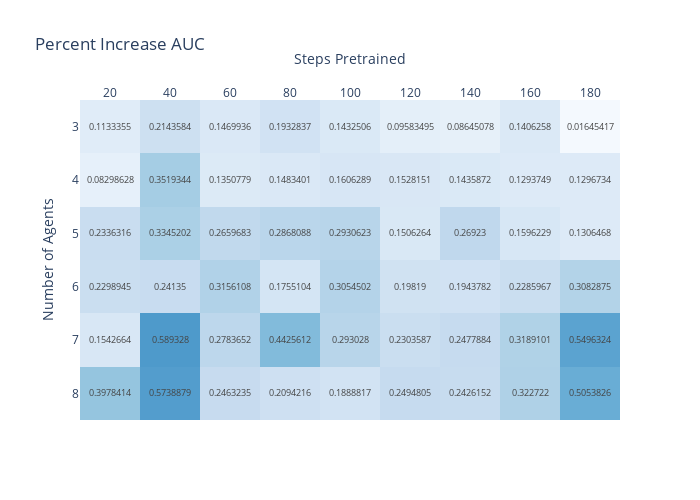

The notebook cell this image was saved under:
### Code cell
import plotly.express as px

df = pd.DataFrame(data)
piv = df.pivot(index="Number of Agents", columns="Steps Pretrained")

fig = px.imshow(piv.values,#/piv.values.max(), 
                text_auto=True, title="Percent Increase AUC",
                labels=dict(x="Steps Pretrained", y="Number of Agents"),
                color_continuous_scale='Blues', range_color=(0,1),#'PuBu','RdBu'
                x=[f"{s}" for _,s in piv.columns.values],
                y=piv.index.values
                )
fig.update_coloraxes(showscale=False) 
fig.update_xaxes(side="top")
fig.update_layout(width=700, height=500,)
fig.show()

### Figure 1 — Plotly figure (JSON) as saved in the notebook; plotly's stock layout.template omitted (floating-point values rounded to 4 significant figures)
{"data": [{"coloraxis": "coloraxis", "hovertemplate": "Steps Pretrained: %{x}<br>Number of Agents: %{y}<br>color: %{z}<extra></extra>", "name": "0", "texttemplate": "%{z}", "type": "heatmap", "x": ["20", "40", "60", "80", "100", "120", "140", "160", "180"], "xaxis": "x", "y": [3, 4, 5, 6, 7, 8], "yaxis": "y", "z": [[0.1133, 0.2144, 0.147, 0.1933, 0.1433, 0.09583, 0.08645, 0.1406, 0.01645], [0.08299, 0.3519, 0.1351, 0.1483, 0.1606, 0.1528, 0.1436, 0.1294, 0.1297], [0.2336, 0.3345, 0.266, 0.2868, 0.2931, 0.1506, 0.2692, 0.1596, 0.1306], [0.2299, 0.2413, 0.3156, 0.1755, 0.3055, 0.1982, 0.1944, 0.2286, 0.3083], [0.1543, 0.5893, 0.2784, 0.4426, 0.293, 0.2304, 0.2478, 0.3189, 0.5496], [0.3978, 0.5739, 0.2463, 0.2094, 0.1889, 0.2495, 0.2426, 0.3227, 0.5054]]}], "layout": {"coloraxis": {"cmax": 1, "cmin": 0, "colorscale": [[0, "rgb(247,251,255)"], [0.125, "rgb(222,235,247)"], [0.25, "rgb(198,219,239)"], [0.375, "rgb(158,202,225)"], [0.5, "rgb(107,174,214)"], [0.625, "rgb(66,146,198)"], [0.75, "rgb(33,113,181)"], [0.875, "rgb(8,81,156)"], [1, "rgb(8,48,107)"]], "showscale": false}, "height": 500, "title": {"text": "Percent Increase AUC"}, "width": 700, "xaxis": {"anchor": "y", "constrain": "domain", "domain": [0, 1], "scaleanchor": "y", "side": "top", "title": {"text": "Steps Pretrained"}}, "yaxis": {"anchor": "x", "autorange": "reversed", "constrain": "domain", "domain": [0, 1], "title": {"text": "Number of Agents"}}}}
